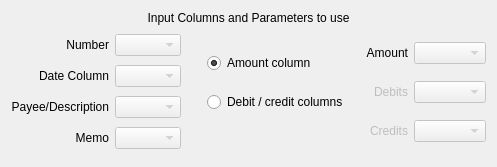
       <widget class="QWidget" name="tab_banking">
        <property name="maximumSize">
         <size>
          <width>16777215</width>
          <height>16777214</height>
         </size>
        </property>
        <property name="accessibleName">
         <string>Banking</string>
        </property>
        <attribute name="title">
         <string>Banking</string>
        </attribute>
        <layout class="QVBoxLayout" name="verticalLayout_3">
         <item>
          <widget class="QLabel" name="labelBnk_hdg">
           <property name="maximumSize">
            <size>
             <width>16777215</width>
             <height>200</height>
            </size>
           </property>
           <property name="text">
            <string>Input Columns and Parameters to use</string>
           </property>
           <property name="alignment">
            <set>Qt::AlignCenter</set>
           </property>
          </widget>
         </item>
         <item>
          <layout class="QHBoxLayout" name="horizontalLayout_2" stretch="40,30,30">
           <property name="leftMargin">
            <number>0</number>
           </property>
           <item>
            <layout class="QGridLayout" name="gridLayout_2">
             <item row="0" column="0">
              <widget class="QLabel" name="labelBnk_number">
               <property name="font">
                <font>
                 <underline>false</underline>
                </font>
               </property>
               <property name="accessibleName">
                <string comment="column containing number field"/>
               </property>
               <property name="text">
                <string comment="column containing number field">Number</string>
               </property>
               <property name="alignment">
                <set>Qt::AlignRight|Qt::AlignTrailing|Qt::AlignVCenter</set>
               </property>
              </widget>
             </item>
             <item row="0" column="1">
              <widget class="KComboBox" name="comboBoxBnk_numberCol">
               <property name="enabled">
                <bool>false</bool>
               </property>
               <property name="minimumSize">
                <size>
                 <width>60</width>
                 <height>0</height>
                </size>
               </property>
               <property name="maximumSize">
                <size>
                 <width>100</width>
                 <height>16777215</height>
                </size>
               </property>
               <property name="font">
                <font>
                 <underline>false</underline>
                </font>
               </property>
               <property name="toolTip">
                <string comment="verb, Select column containing number field.">Select column containing number field.</string>
               </property>
              </widget>
             </item>
             <item row="1" column="0">
              <widget class="QLabel" name="labelBnk_date">
               <property name="font">
                <font>
                 <underline>false</underline>
                </font>
               </property>
               <property name="accessibleName">
                <string comment="column containing date field"/>
               </property>
               <property name="text">
                <string>Date Column</string>
               </property>
               <property name="alignment">
                <set>Qt::AlignRight|Qt::AlignTrailing|Qt::AlignVCenter</set>
               </property>
              </widget>
             </item>
             <item row="1" column="1">
              <widget class="KComboBox" name="comboBoxBnk_dateCol">
               <property name="enabled">
                <bool>false</bool>
               </property>
               <property name="minimumSize">
                <size>
                 <width>60</width>
                 <height>0</height>
                </size>
               </property>
               <property name="maximumSize">
                <size>
                 <width>100</width>
                 <height>16777215</height>
                </size>
               </property>
               <property name="font">
                <font>
                 <underline>false</underline>
                </font>
               </property>
               <property name="toolTip">
                <string comment="verb, Select column containing number field.">Select column containing date field.</string>
               </property>
              </widget>
             </item>
             <item row="2" column="0">
              <widget class="QLabel" name="labelBnk_payee">
               <property name="font">
                <font>
                 <underline>false</underline>
                </font>
               </property>
               <property name="accessibleName">
                <string comment="column containing payee or description field"/>
               </property>
               <property name="text">
                <string comment="column containing payee or description field">Payee/Description</string>
               </property>
               <property name="alignment">
                <set>Qt::AlignRight|Qt::AlignTrailing|Qt::AlignVCenter</set>
               </property>
              </widget>
             </item>
             <item row="2" column="1">
              <widget class="KComboBox" name="comboBoxBnk_payeeCol">
               <property name="enabled">
                <bool>false</bool>
               </property>
               <property name="minimumSize">
                <size>
                 <width>60</width>
                 <height>0</height>
                </size>
               </property>
               <property name="maximumSize">
                <size>
                 <width>100</width>
                 <height>16777215</height>
                </size>
               </property>
               <property name="font">
                <font>
                 <underline>false</underline>
                </font>
               </property>
               <property name="toolTip">
                <string comment="verb, Select column containing payee or description field.">Select column containing payee or description field.</string>
               </property>
              </widget>
             </item>
             <item row="3" column="0">
              <widget class="QLabel" name="labelBnk_memo">
               <property name="font">
                <font>
                 <underline>false</underline>
                </font>
               </property>
               <property name="accessibleName">
                <string comment="column containing memo field"/>
               </property>
               <property name="text">
                <string>Memo</string>
               </property>
               <property name="alignment">
                <set>Qt::AlignRight|Qt::AlignTrailing|Qt::AlignVCenter</set>
               </property>
              </widget>
             </item>
             <item row="3" column="1">
              <widget class="KComboBox" name="comboBoxBnk_memoCol">
               <property name="enabled">
                <bool>false</bool>
               </property>
               <property name="minimumSize">
                <size>
                 <width>60</width>
                 <height>0</height>
                </size>
               </property>
               <property name="maximumSize">
                <size>
                 <width>100</width>
                 <height>16777215</height>
                </size>
               </property>
               <property name="font">
                <font>
                 <underline>false</underline>
                </font>
               </property>
               <property name="toolTip">
                <string comment="verb, Select column containing memo field. More than one column may be entered successively.">Select column containing memo field.
 More than one column may be entered successively.</string>
               </property>
              </widget>
             </item>
            </layout>
           </item>
           <item>
            <layout class="QVBoxLayout" name="verticalLayout_CBank_2" stretch="15,6,0">
             <property name="leftMargin">
              <number>20</number>
             </property>
             <property name="topMargin">
              <number>22</number>
             </property>
             <property name="rightMargin">
              <number>5</number>
             </property>
             <property name="bottomMargin">
              <number>44</number>
             </property>
             <item>
              <widget class="QRadioButton" name="radioBnk_amount">
               <property name="font">
                <font>
                 <underline>false</underline>
                </font>
               </property>
               <property name="toolTip">
                <string comment="Select 'Amount' if only one value column, otherwise select 'Debit/credit'.">Select 'Amount' if only one value column, otherwise select 'Debit/credit'.</string>
               </property>
               <property name="whatsThis">
                <string extracomment="Select 'Amount' if only one value column, otherwise select "/>
               </property>
               <property name="accessibleName">
                <string comment="presence of amount column"/>
               </property>
               <property name="text">
                <string comment="presence of amount column">Amount column</string>
               </property>
               <property name="checked">
                <bool>true</bool>
               </property>
              </widget>
             </item>
             <item>
              <spacer name="verticalSpacermidBank_2">
               <property name="orientation">
                <enum>Qt::Vertical</enum>
               </property>
               <property name="sizeHint" stdset="0">
                <size>
                 <width>141</width>
                 <height>13</height>
                </size>
               </property>
              </spacer>
             </item>
             <item>
              <widget class="QRadioButton" name="radioBnk_debCred">
               <property name="font">
                <font>
                 <underline>false</underline>
                </font>
               </property>
               <property name="toolTip">
                <string comment="verb, Select 'Debit/credit' if both columns exist,, otherwise select 'Amount'.">Select 'Debit/credit' if both columns exist, otherwise select 'Amount'.</string>
               </property>
               <property name="accessibleName">
                <string comment="presence of debit and credit column"/>
               </property>
               <property name="text">
                <string comment="presence of debit/credit columns">Debit / credit columns</string>
               </property>
               <property name="checked">
                <bool>false</bool>
               </property>
              </widget>
             </item>
            </layout>
           </item>
           <item>
            <layout class="QGridLayout" name="gridLayout_3">
             <item row="0" column="0">
              <widget class="QLabel" name="labelBnk_amount">
               <property name="enabled">
                <bool>true</bool>
               </property>
               <property name="font">
                <font>
                 <underline>false</underline>
                </font>
               </property>
               <property name="accessibleName">
                <string comment="presence of amount column"/>
               </property>
               <property name="text">
                <string comment="location of amount column">Amount</string>
               </property>
               <property name="alignment">
                <set>Qt::AlignRight|Qt::AlignTrailing|Qt::AlignVCenter</set>
               </property>
              </widget>
             </item>
             <item row="0" column="1">
              <widget class="KComboBox" name="comboBoxBnk_amountCol">
               <property name="enabled">
                <bool>false</bool>
               </property>
               <property name="minimumSize">
                <size>
                 <width>60</width>
                 <height>0</height>
                </size>
               </property>
               <property name="maximumSize">
                <size>
                 <width>100</width>
                 <height>16777215</height>
                </size>
               </property>
               <property name="font">
                <font>
                 <underline>false</underline>
                </font>
               </property>
               <property name="toolTip">
                <string>Select column containing amount field.</string>
               </property>
              </widget>
             </item>
             <item row="1" column="0">
              <widget class="QLabel" name="labelBnk_debits">
               <property name="enabled">
                <bool>false</bool>
               </property>
               <property name="font">
                <font>
                 <underline>false</underline>
                </font>
               </property>
               <property name="accessibleName">
                <string comment="column containing debits field"/>
               </property>
               <property name="text">
                <string comment="location of debit column">Debits</string>
               </property>
               <property name="alignment">
                <set>Qt::AlignRight|Qt::AlignTrailing|Qt::AlignVCenter</set>
               </property>
              </widget>
             </item>
             <item row="1" column="1">
              <widget class="KComboBox" name="comboBoxBnk_debitCol">
               <property name="enabled">
                <bool>false</bool>
               </property>
               <property name="minimumSize">
                <size>
                 <width>60</width>
                 <height>0</height>
                </size>
               </property>
               <property name="maximumSize">
                <size>
                 <width>100</width>
                 <height>16777215</height>
                </size>
               </property>
               <property name="font">
                <font>
                 <underline>false</underline>
                </font>
               </property>
               <property name="toolTip">
                <string comment="verb, Select column containing debit field.">Select column containing debit field.</string>
               </property>
              </widget>
             </item>
             <item row="2" column="0">
              <widget class="QLabel" name="labelBnk_credits">
               <property name="enabled">
                <bool>false</bool>
               </property>
               <property name="font">
                <font>
                 <underline>false</underline>
                </font>
               </property>
               <property name="accessibleName">
                <string comment="column containing credits field"/>
               </property>
               <property name="text">
                <string comment="location of credit column">Credits</string>
               </property>
               <property name="alignment">
                <set>Qt::AlignRight|Qt::AlignTrailing|Qt::AlignVCenter</set>
               </property>
              </widget>
             </item>
             <item row="2" column="1">
              <widget class="KComboBox" name="comboBoxBnk_creditCol">
               <property name="enabled">
                <bool>false</bool>
               </property>
               <property name="minimumSize">
                <size>
                 <width>60</width>
                 <height>0</height>
                </size>
               </property>
               <property name="maximumSize">
                <size>
                 <width>100</width>
                 <height>16777215</height>
                </size>
               </property>
               <property name="font">
                <font>
                 <underline>false</underline>
                </font>
               </property>
               <property name="toolTip">
                <string comment="verb, Select column containing credit field.">Select column containing credit field.</string>
               </property>
              </widget>
             </item>
            </layout>
           </item>
          </layout>
         </item>
        </layout>
       </widget>
